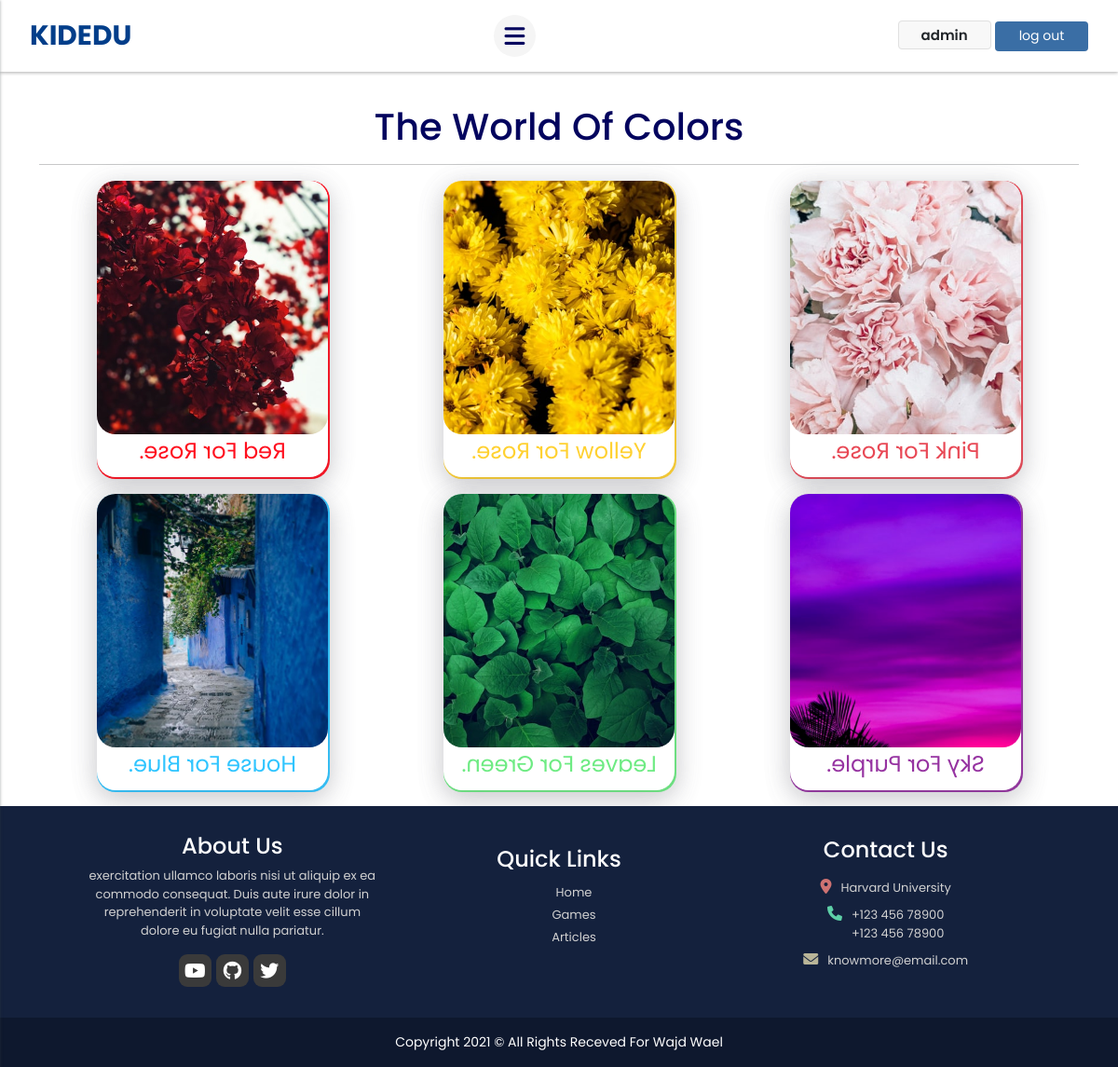
Screenshot of /kidedu/games/colors (signed in) with the database file from the repository.
### kidedu/models.py (models this page shows, shortened)
class Colors(models.Model):
    title = models.CharField(max_length=200, blank="False", null="False")
    image = models.ImageField(blank="False", null="False")
    sentence = models.TextField(blank="False", null="False")
    color = models.CharField(blank="False", null="False", max_length=64)

### kidedu/views.py (the view)
# urls.py: path('kidedu/games/colors', views.colors, name="colors"),
def colors(request):
    colors = Colors.objects.all()
    return render(request, "kidedu/colors.html", {"colors": colors})

### kidedu/templates/kidedu/colors.html (shortened to what this page needs)
{% extends "kidedu/layout.html" %}
{% load static %}
{% block body %}
<section class="colors" style="padding-top: 7rem;">
    <div class="container">
            <h1>The World Of Colors</h1>
            <hr>
            <div class="colors_section">
                {% for color in colors %}
                <div class="maincontainer">
                    <section class="the_card">
                        <div class="the-front" data-animal="horse" style="background-color: {{ color.color }}">
                            <h1>{{color.title}}</h1>
                        </div>
                        <div class="the-back">
                            <img class="" src="/static{{color.image.url}}" alt="{{color.title}}">
                            <p style="color: {{ color.color }}">{{color.sentence}}</p>
                        </div>
                    </section>
                </div>
                {% endfor %}
            </div>
    </div>
</section>
{% endblock  %}

### kidedu/templates/kidedu/layout.html (shortened to what this page needs)
{% load static %}
<!DOCTYPE html>
<html lang="en">
<head>
        <link href="https://cdn.jsdelivr.net/npm/bootstrap@5.0.2/dist/css/bootstrap.min.css" rel="stylesheet">
        <link rel="stylesheet" href="https://cdnjs.cloudflare.com/ajax/libs/font-awesome/6.0.0-beta2/css/all.min.css" />
        <link href="{% static 'kidedu/style.css' %}" rel="stylesheet">
</head>
<body>
    <section class="hero">
        <nav>
            <ul>
                <div class="logo">
                    <span>KIDEDU</span>
                </div>
                <div class="bars" id="bars">
                    <i class="fas fa-bars"></i>
                </div>
                {% if user.is_authenticated %}
                <div class="buttons">
                    <span class="username">{{request.user}}</span>
                    <a href="{% url 'log_out' %}" class="btn unout btn-sm" style="border-radius: 4px;">log out</a>
                </div>
                {% else %}
                <div class="buttons">
                    <a href="{% url 'sign_up' %}" class="btn out btn-sm">sgin up</a>
                    <a href="{% url 'log_in' %}" class="btn unout btn-sm">log in</a>
                </div>
                {% endif %}
            </ul>
        </nav>
    </section>
        {% block body %}
        {% endblock %}
    <section class="footer">
        <div class="container">
            <div class="content_footer">
                <div class="about">
                    <h4 style="text-align: left;">About Us</h4>
                    <p>exercitation ullamco laboris nisi ut aliquip ex ea commodo consequat. Duis aute irure dolor in reprehenderit in voluptate velit esse cillum dolore eu fugiat nulla pariatur.</p>
                    <div class="social">
                        <div class="y">
                            <i class="fab fa-youtube"></i>
                        </div>
                        <div class="g">
                            <i class="fab fa-github"></i>
                        </div>
                        <div class="t">
                            <i class="fab fa-twitter"></i>
                        </div>
                    </div>
                </div>
                <div class="links">
                    <h4>Quick Links</h4>
                    <ul>
                        <li class="footer-link"><a href="{% url 'index' %}">Home</a></li>
                        <li class="footer-link"><a href="{% url 'games' %}">Games</a></li>
                        <li class="footer-link"><a href="{% url 'articles' %}">Articles</a></li>
                    </ul>
                </div>
                <div class="contact">
                    <h4>Contact Us</h4>
                    <div class="link_contact">
                        <div class="place">
                            <i class="fas fa-map-marker-alt"></i>
                            <address>Harvard University</address>
                        </div>
                        <div class="phone">
                            <i class="fas fa-phone"></i>
                            <address>
                                +123 456 78900<br>
                                +123 456 78900
                            </address>
                        </div>
                        <div class="mail">
                            <i class="fas fa-envelope"></i>
                            <address style="margin-bottom: 1.5rem;">knowmore@email.com</address>
                        </div>
                    </div>
                </div>
            </div>
        </div>
        <section class="footer_rights">
            <span>Copyright 2021 © All Rights Receved For Wajd Wael</span>
        </section>
    </section>
</body>
</html>

### kidedu/static/kidedu/style.css (style rules this page uses)
.maincontainer { position: relative; width: 250px; height: 320px; margin-bottom: 1rem; cursor: pointer; }
.colors_section { grid-template-columns: repeat(auto-fit, minmax(331px, 1fr)); display: grid; justify-content: center; place-items: center; }
.colors h1, .game_title { text-align: center; color: var(--heading-clr); }
.the_card { position: absolute; width: 100%; height: 100%; transform-style: preserve-3d; transition: all 1s ease; padding: 1px; }
.the_card img { height: 272px; width: 100%; object-fit: cover; border-radius: 20px; }
.the_card p { text-align: center; color: #333; font-weight: 400; display: flex; justify-content: center; align-items: center; font-size: 1.5rem; }
.the_card h1 { font-size: 28px; color: #fff; display: flex; justify-content: center; align-items: center; width: 100%; height: 100%; }
.the-front { position: absolute; width: 100%; height: 100%; backface-visibility: hidden; }
.the-back { width: 100%; height: 100%; color: #333; background-color: #fff; transform: rotateY(180deg); }
.the-front, .the-back { box-shadow: rgba(100, 100, 111, 0.2) 0px 7px 29px 0px; border-radius: 20px; }
.colors { padding-top: 7rem; }

### kidedu/static/kidedu/main.css (style rules this page uses)
:root { --heading-clr: #03045e; --grean-blue: #00b4d8; --main-blue: #023e8a; --bars-clr: #03045e; --buttons: #3a6ea5; --text-clr: #d1d1d1; --btn-clr: #3a3a3a; --red: #cb0b0a; --arrows-clr: #023e8a; --bullet-clr: #03045e; --head-btn: #ffc300; --title-clr: #4a4e69; --span-clr: #ee6c4d; --clr-p: hsl(209, 61%, 16%); }
* { box-sizing: border-box; margin: 0; padding: 0; }
body { font-family: "Poppins", sans-serif; }
a { text-decoration: none; }
li { list-style: none; }
nav { width: 100%; z-index: 222; box-shadow: rgb(0 0 0 / 19%) 0px 2px 3px 0px, rgb(0 0 0 / 6%) 0px 1px 2px 0px; position: fixed; background: #fff; }
nav ul { margin: 0; padding: 1rem 2rem; display: flex; justify-content: space-between; align-items: center; width: 100%; }
.logo span { font-size: 1.85rem; font-weight: bold; color: var(--main-blue); }
.bars { cursor: pointer; width: 45px; height: 45px; background: #f5f5f5; display: flex; justify-content: center; align-items: center; border-radius: 50%; }
nav ul .bars i { font-size: 25px; color: var(--bars-clr); }
nav ul .buttons .out, .unout { height: 32px; width: 100px; border-radius: 25px; transition: 0.4s; }
nav ul .buttons .unout { background-color: var(--buttons); color: #fff; }
.username { border: 1px solid #e0e0e0; padding: 0.25rem 1.5rem; border-radius: 4px; font-weight: 600; font-size: 15px; background: #f8f8f8; }
.footer { width: 100%; color: #fff; position: absolute; justify-content: space-between; display: flex; flex-direction: column; background-color: #14213d; }
address { margin: 0; }
.content_footer { padding: 1rem 2rem 0rem; display: grid; justify-content: space-between; align-items: center; width: 100%; grid-template-columns: repeat(auto-fit, minmax(300px, 1fr)); }
h4 { text-align: center; }
.about { height: 179px; align-items: center; display: flex; flex-direction: column; justify-content: center; text-align: center; }
.about p { width: 314px; color: var(--text-clr); font-size: 13px; }
.links a { font-size: 13px; color: var(--text-clr); }
.contact address { font-size: 13px; color: var(--text-clr); }
.social { align-items: center; display: flex; gap: 5px; }
.links { margin-bottom: 2rem; }
.links, .contact { display: flex; justify-content: center; flex-direction: column; align-items: center; height: 179px; }
.contact h4 { padding-bottom: 8px; }
.links ul { text-align: center; }
.place, .phone, .mail { display: flex; justify-content: center; padding-bottom: 10px; }
.place i, .phone i, .mail i { margin-right: 10px; }
.place i { color: #ce7272; }
.phone i { color: #5ed0a7; }
.mail i { color: #b9b598; }
.footer_rights { font-size: 14px; text-align: center; padding: 1rem; background: #0e182e; }
.social { align-items: center; display: flex; gap: 5px; padding: 0rem 0 1.25rem; }
.social i { font-size: 20px; width: 35px; justify-content: center; border-radius: 9px; align-items: center; display: flex; height: 35px; background: var(--btn-clr); cursor: pointer; transition: 0.3s; }

### rows the page displays
Colors: image (picture), sentence "Red For Rose."
Colors: image (picture), sentence "Yellow For Rose."
Colors: image (picture), sentence "Pink For Rose."
Colors: image (picture), sentence "House For Blue."
Colors: image (picture), sentence "Leaves For Green."
Colors: image (picture), sentence "Sky For Purple."

### other values shown
{{ request.user }} "admin"
